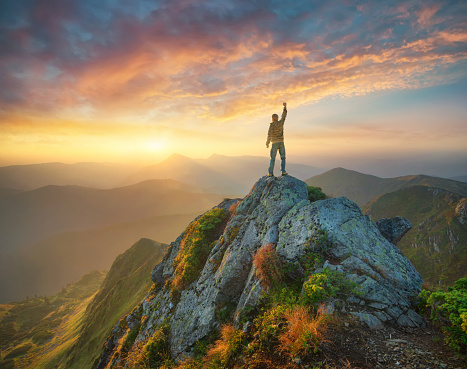
#> input picture code/lesson_7/images/mountain.jpg, 467 x 369 px
$ python images.py
#> lines starting #> are read from the running program, lines starting #| are printed output that depends on the picture
from PIL import Image, ImageFilter


my_image = Image.open('./images/mountain.jpg')
#> my_image is the input picture: PIL image 467x369 RGB; mean R, G, B 129.6, 115.7, 94.1
my_image = my_image.filter(ImageFilter.CONTOUR)
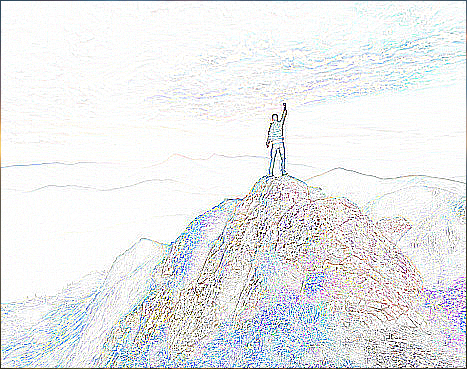
#> my_image: PIL image 467x369 RGB; mean R, G, B 233.4, 234.9, 235.9

my_image.show()
